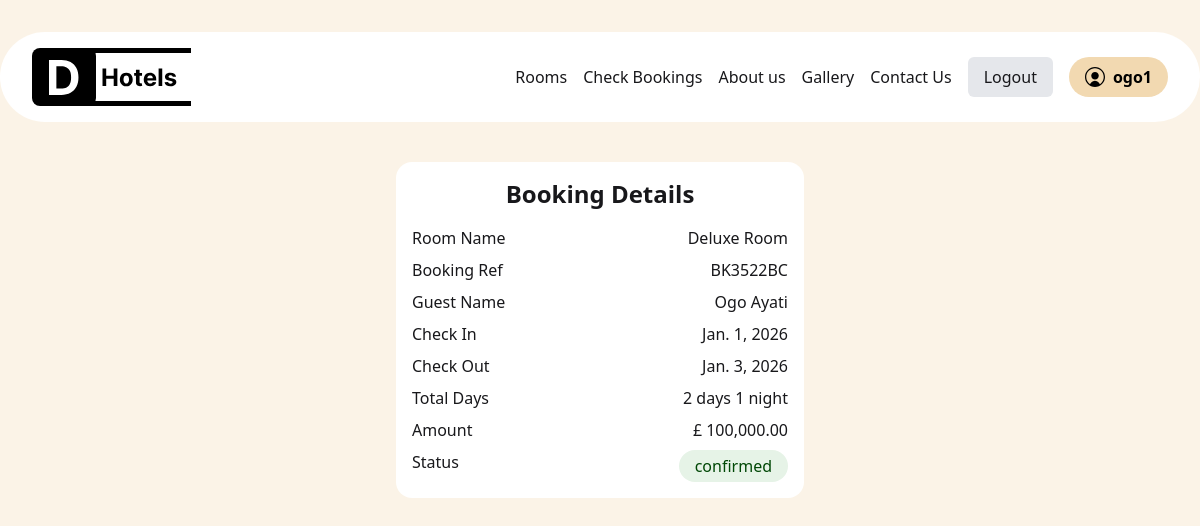
Page /booking/details/BK3522BC/ (signed in) on the committed database.
### hotelApp/models.py (models this page shows, shortened)
class HotelUsers(AbstractUser):
    full_name = models.CharField(max_length=150)
    email = models.CharField(max_length=50, unique=True)
    phone_no = models.CharField(max_length=50)

class Booking(models.Model):
    user = models.ForeignKey(AUTH_USER_MODEL, on_delete=models.SET_NULL, null=True, blank=True)
    room = models.ForeignKey(HotelRoomsModel, related_name="bookings", on_delete=models.CASCADE )
    check_in = models.DateField(max_length=50)
    check_out = models.DateField(max_length=50)
    amount = models.DecimalField(max_digits=10, decimal_places=2, default=0)
    guest_name = models.CharField(max_length=200)
    guest_email = models.EmailField()
    guest_phone = models.CharField(max_length=20)
    booking_ref = models.CharField(max_length=20, unique=True, blank=True, null=True )
    status = models.CharField(max_length=40, choices=STATUS_CHOICES, null=True, blank=True, default="pending")
    payment_refrence = models.CharField(max_length=100, blank=True, null=True, unique=True)
    created_at = models.DateTimeField(auto_now_add=True, null=True, blank=True)

class HotelRoomsModel(models.Model):
    room_name = models.CharField(max_length=100)
    slug = AutoSlugField(populate_from='room_name', null=True, blank=True)
    room_image = models.ImageField(null=True, blank=True, upload_to="media/")
    room_description = models.TextField(max_length=2000)
    room_no = models.IntegerField()
    room_price = models.IntegerField()
    room_dimension = models.CharField(max_length=50)
    room_bed_no = models.CharField(max_length=50)
    room_occupants_no = models.CharField(max_length=100)
    room_meal_access = models.CharField(max_length=100)
    room_electricity = models.BooleanField(default=True)
    room_AC = models.BooleanField(default=True)
    room_pool_access = models.BooleanField(default=True)

### hotelApp/views.py (the view)
# urls.py: path('booking/details/<str:ref>/', booking_details, name="booking-details"),
def booking_details(request, ref):
    booking = Booking.objects.get(booking_ref = ref)
    context = {
        "booking" : booking
    }
    return render(request, "booking-details.html", context)

### hotelApp/templates/booking-details.html (shortened to what this page needs)
{% extends 'index.html' %}
{% load static %}
{% block content %}
{% load humanize %}
    <div class="w-full bg-[#FBF3E7]  h-dvh">
        {% include 'components/navbar.html' %}
        <div class="w-full flex items-center justify-center pt-10">
            <div class="w-[408px] flex flex-col  bg-white p-4 rounded-2xl gap-4" >
                <div class="w-full flex justify-center items-center">
                    <h2 class="text-2xl font-bold"> Booking Details </h2>
                </div>
                <div class="w-full flex flex-col gap-2 ">
                    <div class="w-full flex justify-between">
                        <p> Room Name</p>
                        <p> {{ booking.room.room_name }}</p>
                    </div>
                    <div class="w-full flex justify-between">
                        <p> Booking Ref </p>
                        <p> {{ booking.booking_ref }} </p>
                    </div>
                    <div class="w-full flex justify-between">
                        <p>Guest Name</p>
                        <p> {{ booking.guest_name }}</p>
                    </div>
                    <div class="w-full flex justify-between">
                        <p> Check In </p>
                        <p> {{ booking.check_in }}</p>
                    </div>
                    <div class="w-full flex justify-between">
                        <p> Check Out </p>
                        <p> {{ booking.check_out }} </p>
                    </div>
                    <div class="w-full flex justify-between">
                        <p> Total Days </p>
                        <p> 2 days 1 night </p>
                    </div>
                    <div class="w-full flex justify-between">
                        <p> Amount </p>
                        <p> £ {{ booking.amount|intcomma }}</p>
                    </div>
                    <div class="w-full flex justify-between">
                        <p> Status </p>
                        {% if booking.status == "confirmed"  %}
                        <p class="px-4 py-[4px] rounded-full bg-[#E6F3E7] text-[#004806] "> {{ booking.status }} </p>
                        {% endif %}
                    </div>
                </div>
            </div>
        </div>
    </div>
{% endblock %}

### hotelApp/templates/components/navbar.html
{% load static %}
<div class="w-full flex justify-center pt-8 " >
    <div class=" bg-white w-[1300px] rounded-full">
        <div class="w-full flex justify-between py-4 px-8 ">
            <a href="{% url 'home' %}">   <img src="{% static 'images/hotel-logo.svg' %}" alt="" srcset=""> </a>
            <div class="flex flex-row items-center gap-4 ">
                <p> Rooms </p>
                <a href="{% url 'check-booking' %}"> Check Bookings </a>
                <p> About us </p>
                <p> Gallery </p>
                <p> Contact Us </p>
                {% if user.is_authenticated %}
               <a href="{% url 'logout' %}">  <div class="px-4 py-2 rounded-md bg-gray-200">  Logout  </div></a>
                <div class="px-4 py-2 bg-[#F2D9B1] font-semibold text-black flex flex-row rounded-full gap-2">
                <img src="{% static 'icons/acc-icon.svg' %}" alt="" srcset="">
                <p> {{ user.username }}</p>
                </div>
                {% else %}
                <button class="px-4 py-2 bg-[#F2D9B1] font-semibold text-black rounded-md"> View Rooms </button>
                {% endif %}
            </div>
        </div>
    </div>
</div>

### rows in the picture
HotelUsers: username "ogo1"
Booking: room.room_name "Deluxe Room", booking_ref "BK3522BC", guest_name "Ogo Ayati", check_in "Jan. 1, 2026", check_out "Jan. 3, 2026", amount "100,000.00", status "confirmed"
